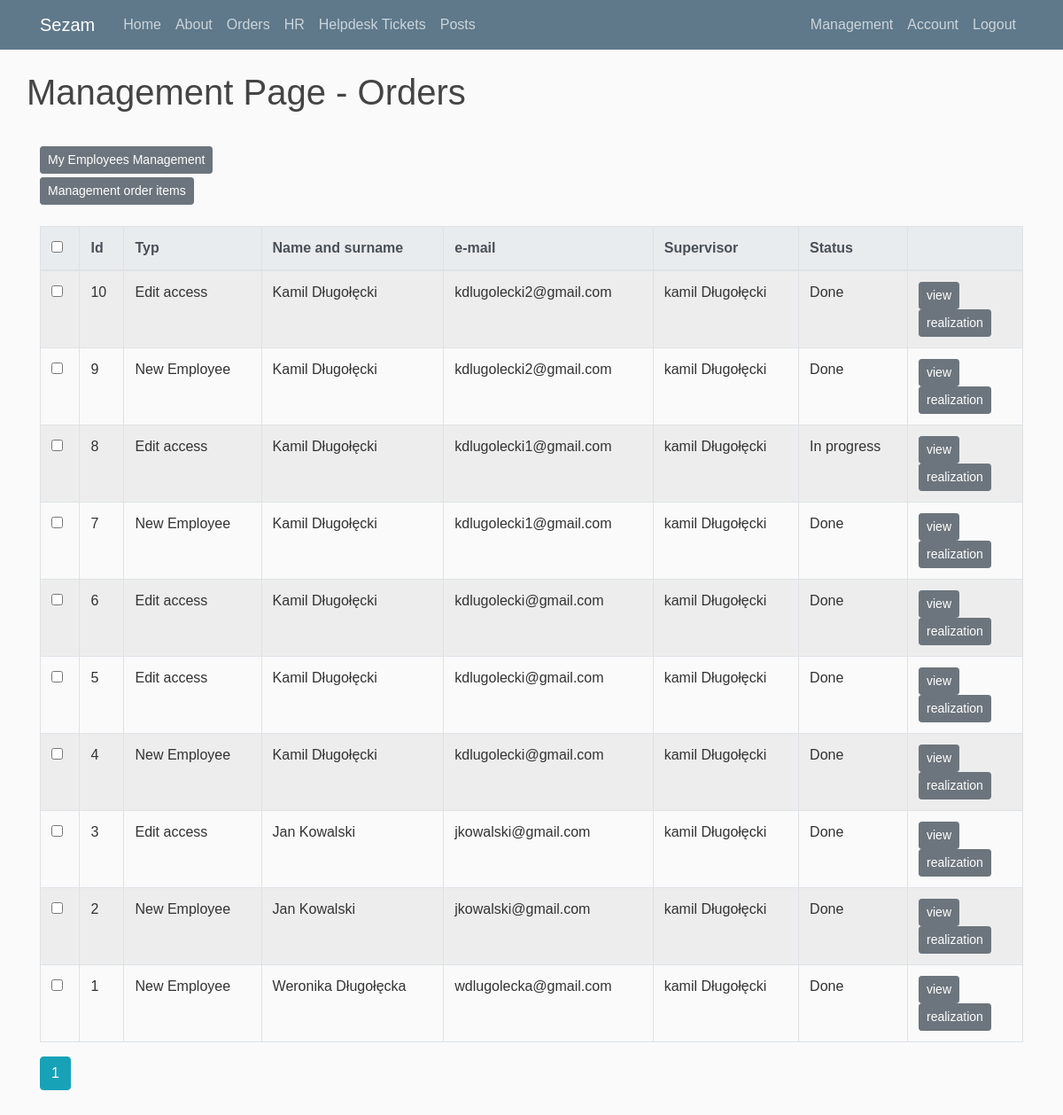
Page /orders (signed in) on the committed database.
### sezam.py (models this page shows, shortened)
class Order(db.Model):
    id = db.Column(db.Integer, primary_key=True)
    typ = db.Column(db.String(20), nullable=False)
    worker_name = db.Column(db.String(20), nullable=False)
    worker_surname = db.Column(db.String(120), nullable=False)
    date_posted = db.Column(db.DateTime, nullable=False, default=datetime.utcnow)
    supervisor_id = db.Column(db.Integer, db.ForeignKey('user.id'), nullable=False)
    supervisor = db.Column(db.String(100), nullable=False)
    department = db.Column(db.String(100), nullable=False)
    date_start = db.Column(db.DateTime, nullable=False)
    date_end = db.Column(db.DateTime, nullable=False)
    login = db.Column(db.String(100))
    login_status = db.Column(db.String(100), default='In progress')
    email = db.Column(db.String(100))
    email_status = db.Column(db.String(100), default='In progress')
    status = db.Column(db.String(100), default='In progress')
    privilege = db.Column(db.String(100))
    user_id = db.Column(db.String(100))
    status_cancel = db.Column(db.String(100), default='-')

### sezam.py (the view)
@app.route("/orders")
@login_required
def orders():
    page = request.args.get('page', 1, type=int)
    if current_user.privilege =='Manager':
        orders = Order.query.filter_by(supervisor_id=current_user.id).order_by(Order.date_posted.desc()).paginate(page=page, per_page=10)
    elif current_user.privilege=='Admin':
        orders = Order.query.order_by(Order.date_posted.desc()).paginate(page=page, per_page=10)
    return render_template('orders.html', orders=orders)

### sezam.py (called while the page is built)
@login_manager.user_loader
def load_user(user_id):
    return User.query.get(int(user_id))

### templates/orders.html (shortened to what this page needs)
{% extends "layout2.html" %}
{% block content %}
    <h1>Management Page - Orders</h1><br><br>
    <div class="container">
      <div class="col-md-4"></div>
        {% if current_user.privilege =='Admin' or current_user.privilege =='Manager' %}
          <br><a class="btn btn-secondary btn-sm mt-1" href="{{ url_for('my_users_orders') }}">My Employees Management</a>
        {% endif %}
        {% if current_user.privilege =='Admin' %}
          <br><a class="btn btn-secondary btn-sm mt-1" href="{{ url_for('mgmt_orders') }}">Management order items</a>
        {% endif %}
      </div>
    </div>
    <br>
      <table id="example" class="table table-striped table-bordered" style="width:100%">
          <thead class="thead-light">
            <tr>
              <th><input type="checkbox" onclick="checkAll(this)"></th>
              <th>Id</td>
              <th>Typ</td>
              <th>Name and surname</td>
              <th>e-mail</td>
              <th>Supervisor</th>
              <th>Status</th>
              <th></th>
            </tr>
          </thead>
          <tbody>
            {% for order in orders.items %}
            <tr>
                <td><input type="checkbox" name=""></td>
                <td>{{ order.id }}</td>
                <td>{{ order.typ }}</td>
                <td>{{ order.worker_name }} {{ order.worker_surname }}</td>
                <td>{{ order.email }}</td>
                <td>{{ order.supervisor }}</td>
                <td>{{ order.status }}</td>
                <td width="130">
                  {% if current_user.privilege=='Admin' or current_user.privilege=='Manager'%}
                    <a href="/order/{{order.id}}" class="btn btn-secondary btn-sm">view</a>
                    {% if current_user.privilege=='Admin' %}
                      <a href="/realization_order/{{order.id}}" class="btn btn-secondary btn-sm">realization</a>
                    {% endif %}
                  {% endif %}
                </td>
            </tr>
            {% endfor %}
          </tbody>
        </table>
        <ul class="pagination">
        {% for page_num in orders.iter_pages(left_edge=1, right_edge=1, left_current=1, right_current=2) %}
            {% if page_num %}
              {% if orders.page == page_num %}
                <a class="btn btn-info mb-4" href="{{ url_for('orders', page=page_num) }}">{{ page_num }}</a>
              {% else %}
                <a class="btn btn-outline-info mb-4" href="{{ url_for('orders', page=page_num) }}">{{ page_num }}</a>
              {% endif %}
            {% else %}
              ...
            {% endif %}
        {% endfor %}
        </ul>
{% endblock content %}

### static/main.css (style rules this page uses)
body { background: #fafafa; color: #333333; margin-top: 5rem; }
h1, h2, h3, h4, h5, h6 { color: #444444; }
ul { list-style-type: none; }
body { font-family: Verdana, sans-serif; }

### rows in the picture
Order: id "10", typ "Edit access", worker_name "Kamil", worker_surname "Długołęcki", email "kdlugolecki2@gmail.com", supervisor "kamil Długołęcki", status "Done"
Order: id "9", typ "New Employee", worker_name "Kamil", worker_surname "Długołęcki", email "kdlugolecki2@gmail.com", supervisor "kamil Długołęcki", status "Done"
Order: id "8", typ "Edit access", worker_name "Kamil", worker_surname "Długołęcki", email "kdlugolecki1@gmail.com", supervisor "kamil Długołęcki", status "In progress"
Order: id "7", typ "New Employee", worker_name "Kamil", worker_surname "Długołęcki", email "kdlugolecki1@gmail.com", supervisor "kamil Długołęcki", status "Done"
Order: id "6", typ "Edit access", worker_name "Kamil", worker_surname "Długołęcki", email "kdlugolecki@gmail.com", supervisor "kamil Długołęcki", status "Done"
Order: id "5", typ "Edit access", worker_name "Kamil", worker_surname "Długołęcki", email "kdlugolecki@gmail.com", supervisor "kamil Długołęcki", status "Done"
Order: id "4", typ "New Employee", worker_name "Kamil", worker_surname "Długołęcki", email "kdlugolecki@gmail.com", supervisor "kamil Długołęcki", status "Done"
Order: id "3", typ "Edit access", worker_name "Jan", worker_surname "Kowalski", email "jkowalski@gmail.com", supervisor "kamil Długołęcki", status "Done"
Order: id "2", typ "New Employee", worker_name "Jan", worker_surname "Kowalski", email "jkowalski@gmail.com", supervisor "kamil Długołęcki", status "Done"
Order: id "1", typ "New Employee", worker_name "Weronika", worker_surname "Długołęcka", email "wdlugolecka@gmail.com", supervisor "kamil Długołęcki", status "Done"

### other values in the picture
{{ page_num }} "1"
